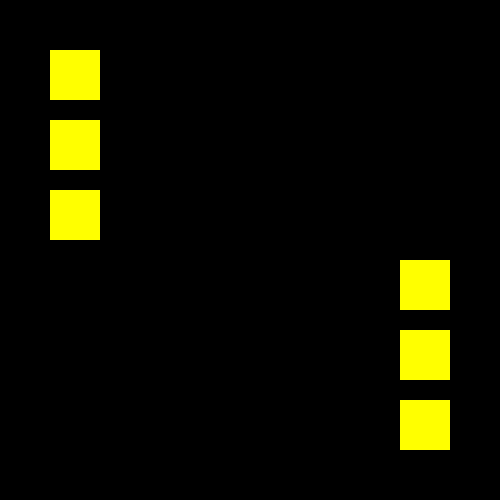
Frame 1 (no input)
Frame 60 (the mouse pressed at the canvas centre just before this capture): identical to frame 1, image omitted
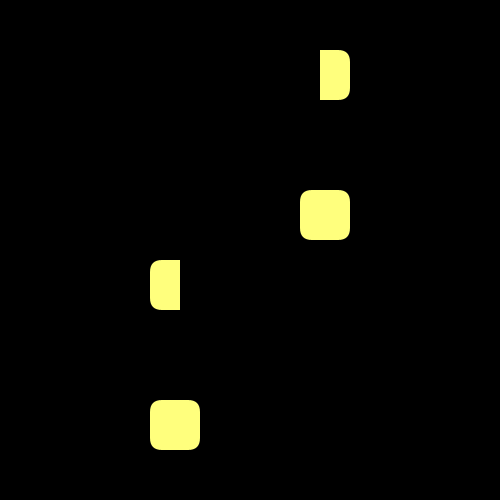
Frame 120 (the mouse held since frame 60 and released just before this capture)

The Processing sketch that drew these frames (run headless with seeded random() and noise(); from frame 60 on, the mouse is pressed at the canvas centre):

// Processing sketch: processing_142739
// ── processing_142739.pde

void setup(){

size (500,500);


}

void draw(){
  
background(0,0,0);



pushMatrix(); 
noStroke();
fill(255,255,mouseX/2);
translate(50,50);
rect(mouseX,0,50,50, mouseX/20);
rect(mouseX,70,50, 50, mouseX/20);
rect(mouseX,140,50, 50, mouseX/20);
translate(350,0);
fill(255,255,mouseX/2);
rect(-mouseX,210,50, 50, mouseX/20);
rect(-mouseX,280,50, 50, mouseX/20);
rect(-mouseX,350,50, 50, mouseX/20);

popMatrix();

pushMatrix();
translate(0,0);
fill(0,0,0);
rect(220, 50, 100,50);
rect(300, 120, 100, 50);
rect(100, 190, 100, 50);

rect(280, 400, 100,50);
rect(100, 330, 100, 50);
rect(180, 260, 100, 50);
popMatrix();
}
